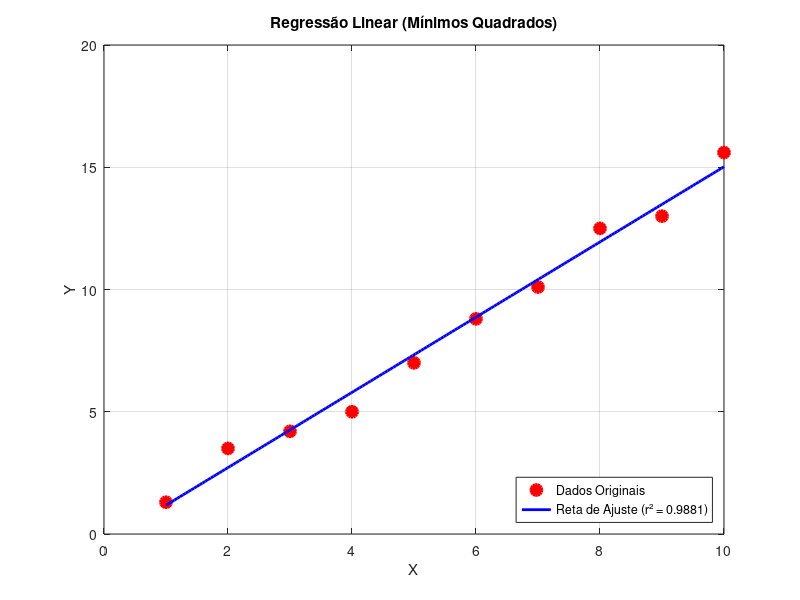

This chart was generated by the following MATLAB code:
function coefs = reg_linear(X, Y)

    if nargin < 2
        X = [1 2 3 4 5 6 7 8 9 10];
        Y = [1.3 3.5 4.2 5.0 7.0 8.8 10.1 12.5 13.0 15.6];
        fprintf('Executando Regressão Linear Simples com dados de teste\n\n');
    end

    n = length(X);
    sum_x = 0; sum_y = 0; sum_x2 = 0; sum_xy = 0;

    fprintf('========================================\n');
    fprintf('  REGRESSÃO LINEAR (MÍNIMOS QUADRADOS)\n');
    fprintf('========================================\n\n');

    fprintf('Passo a passo dos somatórios:\n\n');

    for i = 1:n
        sum_x = sum_x + X(i);
        sum_y = sum_y + Y(i);
        sum_x2 = sum_x2 + X(i)^2;
        sum_xy = sum_xy + X(i) * Y(i);

        fprintf('Dado %d -> X=%6.2f | Y=%6.2f\n', i, X(i), Y(i));
        fprintf('   SumX = %8.2f | SumY = %8.2f | SumX2 = %8.2f | SumXY = %8.2f\n\n', ...
            sum_x, sum_y, sum_x2, sum_xy);
    end

    % Sistema normal
    M = [n, sum_x; sum_x, sum_x2];
    B = [sum_y; sum_xy];

    det_M = M(1,1)*M(2,2) - M(1,2)*M(2,1);

    coefs = zeros(2,1);
    coefs(1) = (B(1)*M(2,2) - M(1,2)*B(2)) / det_M; % a0 (intercepto)
    coefs(2) = (M(1,1)*B(2) - B(1)*M(2,1)) / det_M; % a1 (inclinação)

    % ==========================================================
    % TRECHO NOVO: ANÁLISE ESTATÍSTICA (CONFORME ENUNCIADO)
    % ==========================================================
    media_y = sum_y / n;
    St = 0;
    Sr = 0;

    for i = 1:n
        St = St + (Y(i) - media_y)^2;             % Soma dos quadrados total
        y_pred = coefs(1) + coefs(2) * X(i);      % Valor estimado pela reta
        Sr = Sr + (Y(i) - y_pred)^2;              % Soma dos quadrados dos resíduos
    end

    sy = sqrt(St / (n - 1));                      % Desvio padrão total
    syx = sqrt(Sr / (n - 2));                     % Erro-padrão da estimativa
    r2 = (St - Sr) / St;                          % Coeficiente de determinação (R²)
    % ==========================================================

    fprintf('========================================\n');
    fprintf('RESULTADO FINAL DA EQUAÇÃO:\n');
    fprintf('y = %.4f + %.4f x\n', coefs(1), coefs(2));
    fprintf('========================================\n\n');

    fprintf('========================================\n');
    fprintf('AVALIAÇÃO ESTATÍSTICA DO AJUSTE:\n');
    fprintf('========================================\n');
    fprintf('Desvio Padrão Total (sy)         = %.4f\n', sy);
    fprintf('Erro-Padrão da Estimativa (syx)  = %.4f\n', syx);
    fprintf('Coeficiente de Determinação (r2) = %.4f (%.2f%%)\n', r2, r2 * 100);
    fprintf('========================================\n');

    % gráfico
    x_g = linspace(min(X), max(X), 200);
    y_g = coefs(1) + coefs(2) * x_g;

    figure;
    plot(X, Y, 'ro', 'MarkerSize', 8, 'LineWidth', 2, 'MarkerFaceColor', 'r'); hold on;
    plot(x_g, y_g, 'b-', 'LineWidth', 2);
    title('Regressão Linear (Mínimos Quadrados)');
    xlabel('X'); ylabel('Y'); grid on;
    legend('Dados Originais', sprintf('Reta de Ajuste (r² = %.4f)', r2), 'Location', 'Southeast');

end
